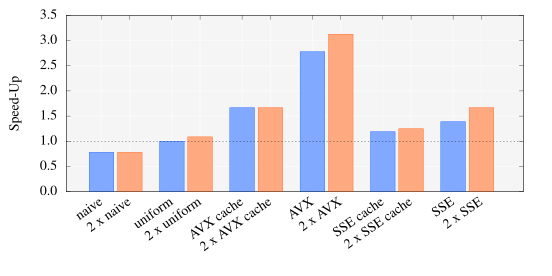

Generate this figure with gnuplot:
set datafile separator ','
set size 2,1
unset key
# set key left
# set yr [0:0.5]
set yrange [0:0.001 < * < 1000]
# set ytics 0.25
set xr [-0.5:6]
set xtics rotate by 35 right
set yl "Speed-Up"
set format y "%.1f"
bs = 0.35
scale = 0.25
plot \
  "monte_carlo_pi_desktop.dat" every 2:::4::4 u 0:(scale/$2):(bs):xtic(1) with boxes fs solid 0.5 lc rgb "#0055ff" title "single instance",\
  "" every 2::1:4::4 u ($0+1.15*bs):(scale/$2):(bs):xtic(1) with boxes fs solid 0.5 lc rgb "#ff5500" title "double instance",\
  1 with l dt 2 lc black notitle,\
